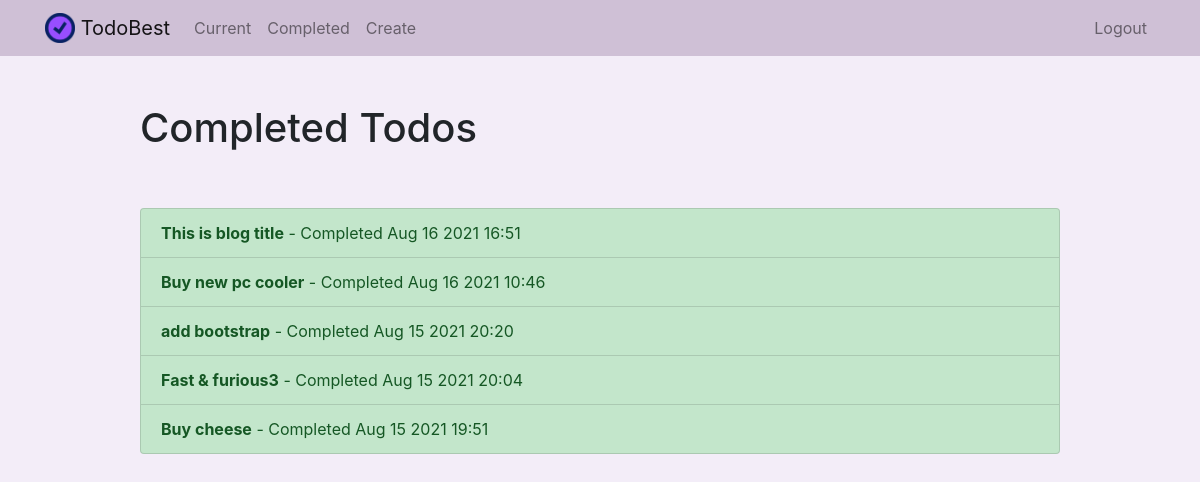
Page /completed/ (signed in) on the committed database.
### todo/models.py (models this page shows, shortened)
class Todo(models.Model):
    title = models.CharField(max_length=100)
    memo = models.TextField(blank=True)
    created = models.DateTimeField(auto_now_add=True)
    datecompleted = models.DateTimeField(null=True, blank=True)
    important = models.BooleanField(default=False)
    user = models.ForeignKey(User, on_delete=models.CASCADE)

### todo/views.py (the view)
# urls.py: path('completed/', views.completedtodos, name='completedtodos'),
@login_required
def completedtodos(request):
    todos = Todo.objects.filter(user=request.user, datecompleted__isnull=False).order_by('-datecompleted')
    return render(request, 'todo/completedtodos.html', {'todos':todos})

### todo/templates/todo/completedtodos.html
{% extends "todo/base.html" %}
{% block content %}
    <div class="row justify-content-center mt-5">
        <div class="col-md-10">
            <h1>Completed Todos</h1>
        </div>
    </div>
    <div class="row justify-content-center mt-5">
        <div class="col-md-10">
            <div class="list-group">
                {% for todo in todos %}
                    <a href="{% url 'viewtodo' todo.id %}" class="list-group-item list-group-item-action list-group-item-success"><b>{{ todo.title }}</b> - Completed {{ todo.datecompleted|date:'M j Y H:i' }}</a>
                {% endfor %}
            </div>
        </div>
    </div>
{% endblock %}

### rows in the picture
Todo: title "This is blog title", datecompleted "Aug 16 2021 16:51"
Todo: title "Buy new pc cooler", datecompleted "Aug 16 2021 10:46"
Todo: title "add bootstrap", datecompleted "Aug 15 2021 20:20"
Todo: title "Fast & furious3", datecompleted "Aug 15 2021 20:04"
Todo: title "Buy cheese", datecompleted "Aug 15 2021 19:51"
